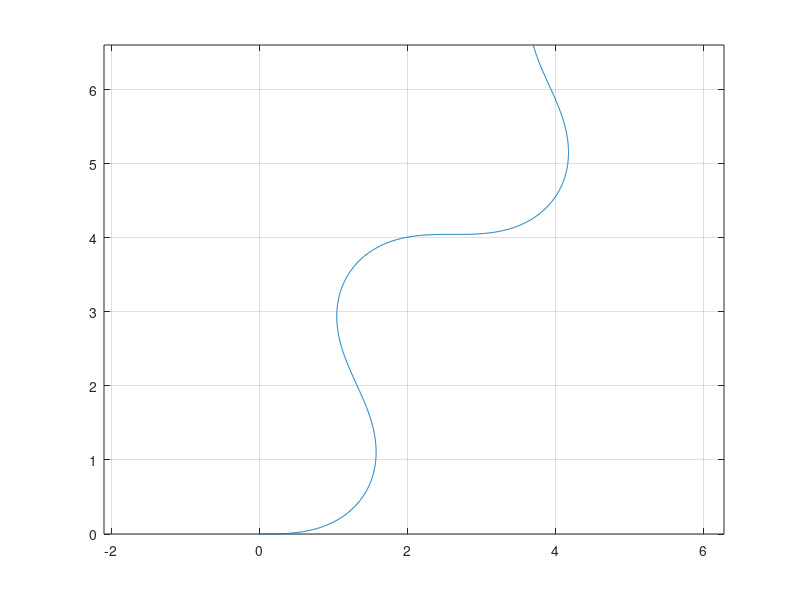
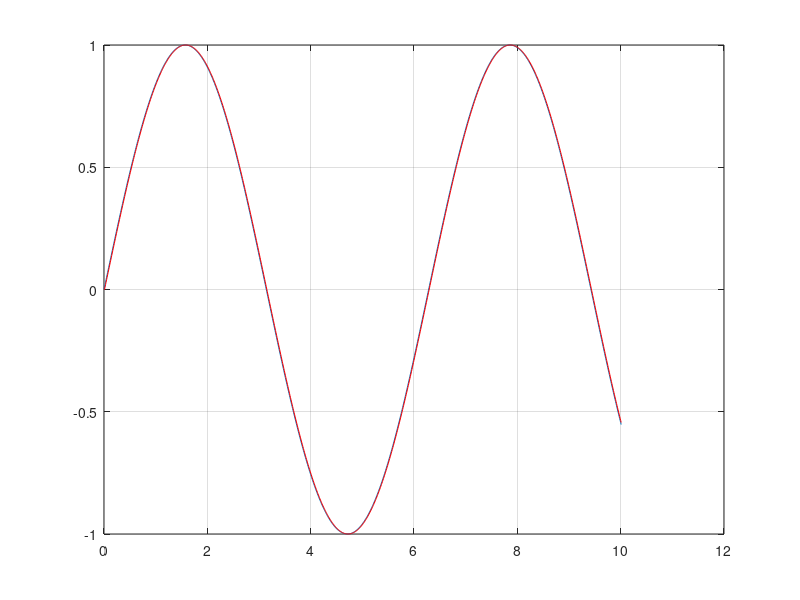
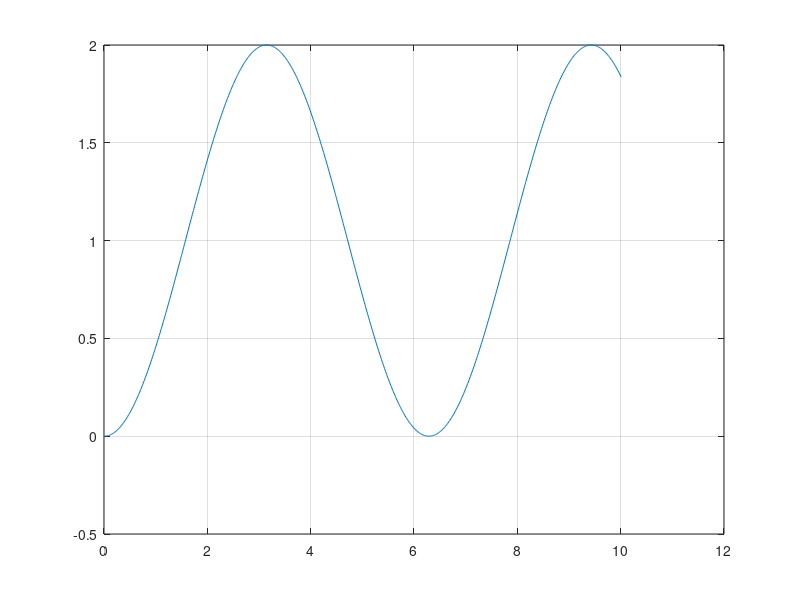

MATLAB code for these plots, in order:
clc; clear all; close all;
%
v=1;
tf=10;
f=1;
%
i=1;
t(i)=0;
x(i)=0;
y(i)=0;
tht(i)=0;
a(i)=sin(f*t(i));
%
h=0.01;
%
while t(i)<tf
    x(i+1)=x(i) + h*v*cos(tht(i));
    y(i+1)=y(i) + h*v*sin(tht(i));
    tht(i+1) = tht(i) + h*a(i)/v;
    %
    i=i+1;
    t(i)=t(i-1)+h;
    a(i)=sin(f*t(i));
end
%
plot(x,y); axis equal; grid on;
figure; plot(t, a); grid on;
figure; plot(t, tht); grid on;
%
tht_d(1)=0;
for j=2: length(tht)
    tht_d(j)=(tht(j)-tht(j-1))/h;
end
figure(2); hold on;  plot(t, tht_d, 'r');
